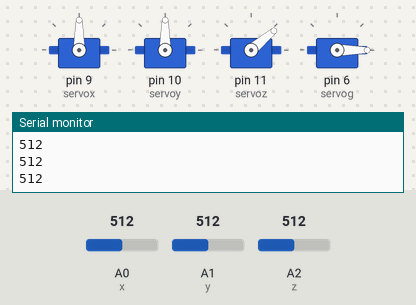
A sketch run on a simulated Arduino Uno, built with avr-gcc and run on an emulated ATmega328P. Shown: 4 × servo, the last lines printed to the serial monitor. The inputs (shaded band) are chosen by the test bench; at power-on: A2 (z) = 512, A0 (x) = 512, A1 (y) = 512.

Above: at 1.2 s.
1.3 s: A2 (z) set to 339
2.8 s: A2 (z) set to 320
At 3.5 s:
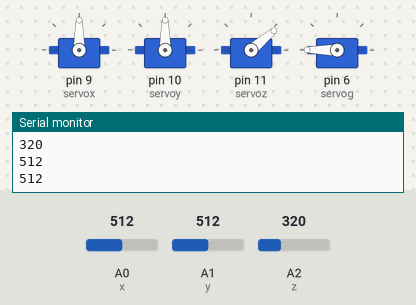
4.3 s: A2 (z) set to 370
At 5.5 s:
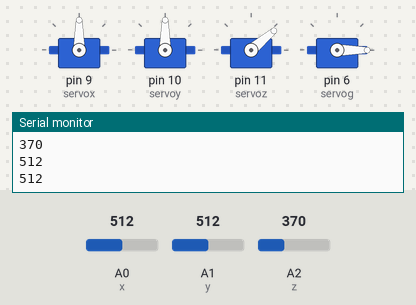
5.8 s: A2 (z) set to 306
At 7.3 s:
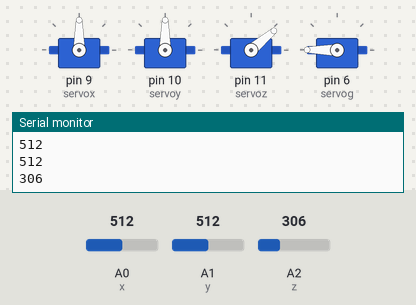
Timing chart, 0 to 8.3 s (numbered marks = the images above; inputs shaded):
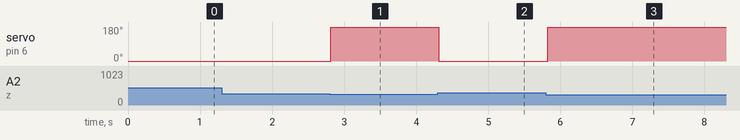

The sketch:

Robotic_Arm.ino
```cpp
#include<Servo.h>
Servo servox;
Servo servoy;
Servo servoz;
Servo servog;

int posx=90;
int posy=90;
int posz=40;
int posg=0;

int x=A0;
int y=A1;
int z=A2;

int valx=0;
int valy=0;
int valz=0;
void setup()
{
  servox.attach(9);
  servoy.attach(10);
  servoz.attach(11);
  servog.attach(6);

  servox.write(90);
  servoy.write(90);
  servoz.write(40);
  servog.write(0);

  Serial.begin(9600);
}
void loop()
{
  valx=analogRead(x);
  valy=analogRead(y);
  valz=analogRead(z);
  Serial.print(analogRead(x));
  Serial.print("\n");
  Serial.print(analogRead(y));
  Serial.print("\n");
  Serial.print(analogRead(z));
  Serial.print("\n");

  if((valx>270)&&(valx<315)&&(valy>320)&&(valy<350))
  {
    posx--;
    servox.write(posx);
  }
  if((valx>375)&&(valx<415)&&(valy>320)&&(valy<350))
  {
    posx++;
    servox.write(posx);
  }
  if((valy>270)&&(valy<315)&&(valx>320)&&(valx<350))
  {
    posy++;
    servoy.write(posy);
  }
  if((valy>370)&&(valy<400)&&(valy>320)&&(valy<360))
  {
    posy--;
    servoy.write(posy);
  }
  if(valz<330)
  {
    servog.write(180);
  }
  if(valz>350)
  {
    servog.write(0);
  }
  if((valx>290)&&(valx<315)&&(valy>305)&&(valy<330))
  {
    posz++;
    servoz.write(posz);
  }
  if((valx>350)&&(valx<380)&&(valy>305)&&(valy<330))
  {
    posz--;
    servoz.write(posz);
  }
}
```

Measured:
- the behaviour switches between 330 and 329 on A2 (z) (found by bisection; images 0 and 1)
- after the input at 2.8 s, servo on pin 6 (servog): 0° → 180° at once
- after the input at 4.3 s, servo on pin 6 (servog): 180° → 0° at once
- after the input at 5.8 s, servo on pin 6 (servog): 0° → 180° at once
